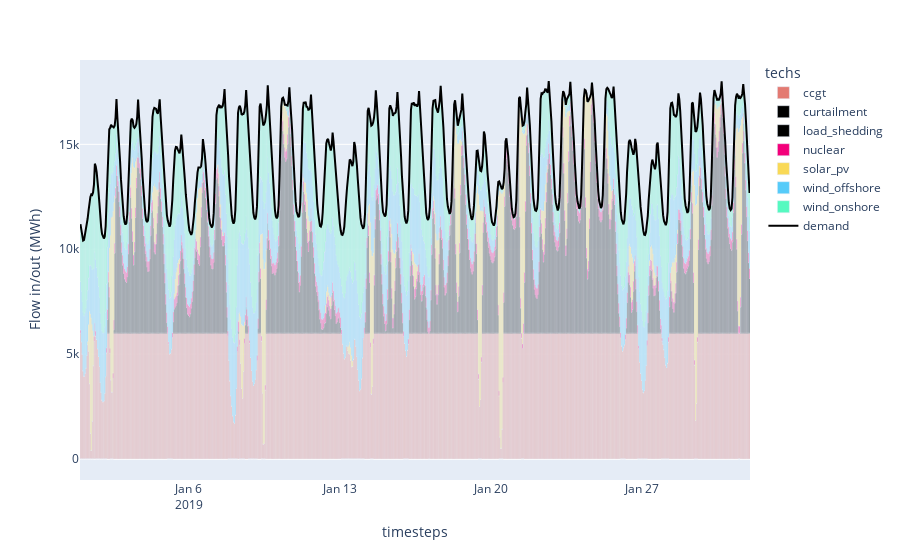

This figure's notebook cell:
### Markdown cell above
## 4.1. Visualise the change in the system operation and the impact on prices

### Code cell
# Dispatch plots can be generated directly from the saved model results
plot_dispatch(model_path='results/less_generation.nc', plot_export_path='results/less_generation.html')

### Figure 1 — Plotly figure (JSON) as saved in the notebook; plotly's stock layout.template omitted (floating-point values rounded to 4 significant figures; data arrays with more than 128 entries replaced by an {"elided": "..."} marker saying what was removed)
{"data": [{"hovertemplate": "techs=ccgt<br>timesteps=%{x}<br>Flow in/out (MWh)=%{y}<extra></extra>", "legendgroup": "ccgt", "marker": {"color": "#E37A72", "pattern": {"shape": ""}}, "name": "ccgt", "orientation": "v", "showlegend": true, "textposition": "auto", "type": "bar", "x": {"elided": "744 str values"}, "xaxis": "x", "y": {"elided": "744 float values"}, "yaxis": "y"}, {"hovertemplate": "techs=curtailment<br>timesteps=%{x}<br>Flow in/out (MWh)=%{y}<extra></extra>", "legendgroup": "curtailment", "marker": {"color": "#000000", "pattern": {"shape": ""}}, "name": "curtailment", "orientation": "v", "showlegend": true, "textposition": "auto", "type": "bar", "x": {"elided": "152 str values"}, "xaxis": "x", "y": {"elided": "152 float values"}, "yaxis": "y"}, {"hovertemplate": "techs=load_shedding<br>timesteps=%{x}<br>Flow in/out (MWh)=%{y}<extra></extra>", "legendgroup": "load_shedding", "marker": {"color": "#000000", "pattern": {"shape": ""}}, "name": "load_shedding", "orientation": "v", "showlegend": true, "textposition": "auto", "type": "bar", "x": {"elided": "744 str values"}, "xaxis": "x", "y": {"elided": "744 float values"}, "yaxis": "y"}, {"hovertemplate": "techs=nuclear<br>timesteps=%{x}<br>Flow in/out (MWh)=%{y}<extra></extra>", "legendgroup": "nuclear", "marker": {"color": "#F3007A", "pattern": {"shape": ""}}, "name": "nuclear", "orientation": "v", "showlegend": true, "textposition": "auto", "type": "bar", "x": {"elided": "744 str values"}, "xaxis": "x", "y": {"elided": "744 float values"}, "yaxis": "y"}, {"hovertemplate": "techs=solar_pv<br>timesteps=%{x}<br>Flow in/out (MWh)=%{y}<extra></extra>", "legendgroup": "solar_pv", "marker": {"color": "#F9D956", "pattern": {"shape": ""}}, "name": "solar_pv", "orientation": "v", "showlegend": true, "textposition": "auto", "type": "bar", "x": {"elided": "250 str values"}, "xaxis": "x", "y": {"elided": "250 float values"}, "yaxis": "y"}, {"hovertemplate": "techs=wind_offshore<br>timesteps=%{x}<br>Flow in/out (MWh)=%{y}<extra></extra>", "legendgroup": "wind_offshore", "marker": {"color": "#56CBF9", "pattern": {"shape": ""}}, "name": "wind_offshore", "orientation": "v", "showlegend": true, "textposition": "auto", "type": "bar", "x": {"elided": "744 str values"}, "xaxis": "x", "y": {"elided": "744 float values"}, "yaxis": "y"}, {"hovertemplate": "techs=wind_onshore<br>timesteps=%{x}<br>Flow in/out (MWh)=%{y}<extra></extra>", "legendgroup": "wind_onshore", "marker": {"color": "#56F9C0", "pattern": {"shape": ""}}, "name": "wind_onshore", "orientation": "v", "showlegend": true, "textposition": "auto", "type": "bar", "x": {"elided": "744 str values"}, "xaxis": "x", "y": {"elided": "744 float values"}, "yaxis": "y"}, {"marker": {"color": "black"}, "name": "demand", "type": "scatter", "x": {"elided": "744 str values"}, "y": {"elided": "744 float values"}}], "layout": {"barmode": "relative", "legend": {"title": {"text": "techs"}, "tracegroupgap": 0}, "margin": {"t": 60}, "xaxis": {"anchor": "y", "domain": [0, 1], "title": {"text": "timesteps"}}, "yaxis": {"anchor": "x", "domain": [0, 1], "title": {"text": "Flow in/out (MWh)"}}}}
